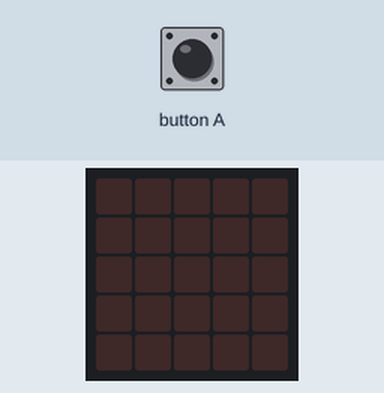
A program run on a simulated BBC micro:bit (MakeCode). On the bench: the board's 5×5 LED display. Inputs (shaded band) come from the test bench.

Above: at 1.2 s.
1.3 s: button A pressed for 0.15 s
At 2.8 s:
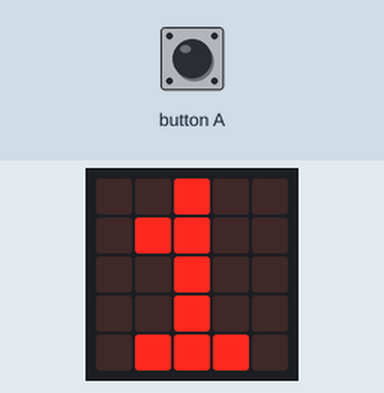
At 3.5 s:
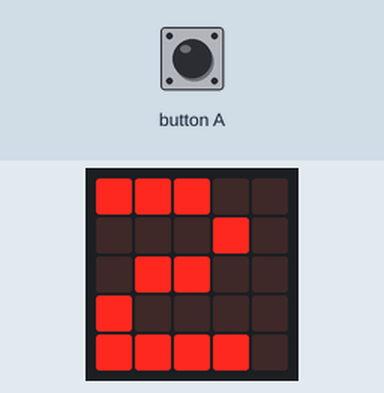
Timing chart, 0 to 5.0 s (numbered marks = the images above; inputs shaded):
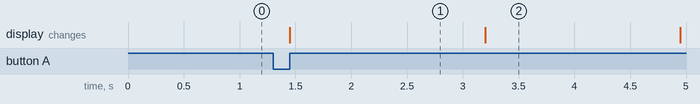

The program:

main.ts
```typescript
input.onButtonPressed(Button.A, function () {
    basic.showNumber(1)
    basic.pause(1000)
    basic.showNumber(2)
    basic.pause(1000)
    basic.showNumber(3)
    basic.pause(1000)
    basic.showNumber(4)
    basic.pause(1000)
    basic.showNumber(5)
    basic.pause(1000)
    basic.showNumber(6)
    basic.pause(1000)
})
```

test.ts
```typescript
// 在這裡測試；當此封包作為擴充功能時，將不會編譯此內容。
```

Measured:
- after the input at 1.3 s, the display: changes after 0.15 s (image 1)
- what the display in image 1 shows lasts 1.7 s, from 1.5 s to 3.2 s
